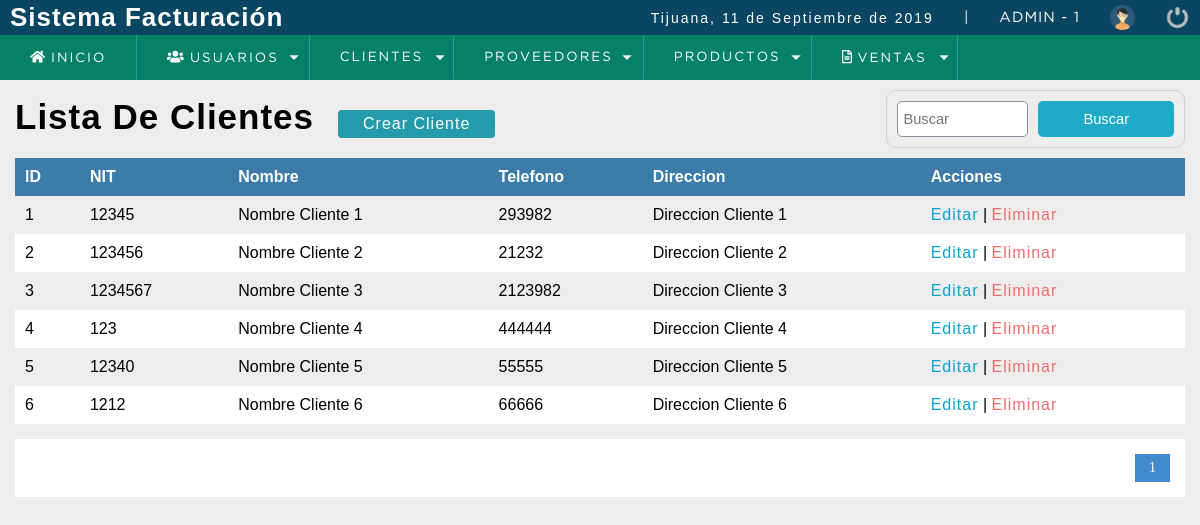
The page /sistema/lista_clientes.php (signed in) on the database its author committed.
### tables this page shows
CREATE TABLE `cliente` (
  `idcliente` int(11) NOT NULL,
  `nit` int(11) DEFAULT NULL,
  `nombre` varchar(80) DEFAULT NULL,
  `telefono` int(11) DEFAULT NULL,
  `direccion` text DEFAULT NULL,
   `dateadd` datetime NOT NULL  DEFAULT CURRENT_TIMESTAMP,  
  `usuario_id` int(11) NOT NULL,
  `estatus` tinyint DEFAULT 1      
);

### sistema/includes/functions.php (called while the page is built, shortened)
<?php
	function fechaC(){
		$mes = array("","Enero",
					  "Febrero",
					  "Marzo",
					  "Abril",
					  "Mayo",
					  "Junio",
					  "Julio",
					  "Agosto",
					  "Septiembre",
					  "Octubre",
					  "Noviembre",
					  "Diciembre");
		return date('d')." de ". $mes[date('n')] . " de " . date('Y');
	}
 ?>

### sistema/lista_clientes.php (the view, shortened to what this page needs)
<?php
  include "../conexion.php"
?>
<!DOCTYPE html>
<html lang="en">
<head>
	<?php include "includes/script.php"; ?>
</head>
<body>
	<?php include "includes/header.php"; ?>
	<section id="container">
    <h1>Lista De Clientes</h1>
    <a href = "registro_cliente.php" class = "btn_new">Crear Cliente</a>
    <form action="buscar_cliente.php" method="get" class = "form_search">
      <input type="text" name = "busqueda" id="busqueda" placeholder ="Buscar">
      <input type="submit" value = "Buscar" class = "btn_search">
    </form>
    <table>
      <tr>
        <th>ID</th>
        <th>NIT</th>
        <th>Nombre</th>
        <th>Telefono</th>
        <th>Direccion</th>
        <th>Acciones</th>
      </tr>
      <?php
        $sql_registe = mysqli_query($conexion,"SELECT COUNT(*) AS total_registro FROM cliente WHERE  estatus = 1");
        $result_register = mysqli_fetch_array($sql_registe);
        $total_registro = $result_register['total_registro'];
        $por_pagina = 8;
        if(empty($_GET['pagina']))
        {
          $pagina = 1;
        }
        else
        {
          $pagina = $_GET['pagina'];
        }
        $desde = ($pagina-1)*$por_pagina;
        $total_paginas = ceil($total_registro/$por_pagina);
        $query = mysqli_query($conexion,"SELECT * FROM cliente WHERE estatus = 1  ORDER BY nombre ASC LIMIT $desde,$por_pagina");
        $result = mysqli_num_rows($query);
        if ($result > 0)
        {
          while ($data = mysqli_fetch_array($query))
          {
            if ($data["nit"] == 0)
            {
              $nit = 'C/F';
            }
            else
            {
              $nit = $data["nit"];
            }
      ?>
            <tr>
              <td><?php echo $data['idcliente']; ?></td>
              <td><?php echo $nit; ?></td>
              <td><?php echo $data['nombre']; ?></td>
              <td><?php echo $data['telefono']; ?></td>
              <td><?php echo $data['direccion']; ?></td>
              <td>
                <a class ="link_edit" href = "editar_cliente.php?id=<?php echo $data['idcliente']; ?>">Editar</a>
                |
                <?php if ($_SESSION['rol'] == 1 || $_SESSION['rol'] == 2)  { ?>
                  <a class = "link_delete"  href = "eliminar_confirmar_cliente.php?id=<?php echo $data['idcliente']; ?>">Eliminar</a>
                <?php } ?>
              </td>
            </tr>
      <?php
          }
        }
      ?>
    </table>
    <div class = "paginador">
        <ul>
        <?php
            for ($i=1;$i<=$total_paginas;$i++)
            {
              if ($i == $pagina)
              {
                echo '<li class="pageSelected">'.$i.'</li>';
              }
              else
              {
                echo '<li><a href="?pagina='.$i.'">'.$i.'</a></li>';
              }
            }
        ?>
        </ul>
    </div>
	</section>
</body>
</html>

### sistema/includes/script.php (shortened to what this page needs)
<link rel="stylesheet" type="text/css" href="css/style.css">
<?php include "functions.php";  ?>

### sistema/includes/header.php (shortened to what this page needs)
<header>
		<div class="header">
			<h1>Sistema Facturación</h1>
			<div class="optionsBar">
				<p>Tijuana, <?php echo fechaC();?></p>
				<span>|</span>
				<span class="user"><?php echo $_SESSION['usuario'].' - '.$_SESSION['rol']; ?></span>
				<img class="photouser" src="img/user.png" alt="Usuario">
				<a href="salir.php"><img class="close" src="img/salir.png" alt="Salir del sistema" title="Salir"></a>
			</div>
		</div>
    <?php include "nav.php"; ?>
</header>

### sistema/includes/nav.php (shortened to what this page needs)
<nav>
			<ul>
				<li><a href="index.php"><i class="fas fa-home"></i> Inicio</a></li>
				<?php
					if ($_SESSION['rol'] == 1)
					{
				?>
				<li class="principal">
					<a href="#"><i class="fas fa-users"></i> Usuarios</a>
				</li>
				<?php
					}
				?>
				<li class="principal">
					<a href="#">Clientes</a>
				</li>
				<?php if ($_SESSION['rol'] == 1 || $_SESSION['rol'] == 2)	{?>
				<li class="principal">
					<a href="#">Proveedores</a>
				</li>
				<?php }  ?>
					<li class="principal">
						<a href="#">Productos</a>
					</li>
				<li class="principal">
					<a href="#"><i class="far fa-file-alt"></i> Ventas</a>
				</li>
			</ul>
		</nav>

### sistema/css/style.css (style rules this page uses)
* { margin: 0; padding: 0; box-sizing: border-box; }
body { background: #ededed; }
h1, h2, h3, h4, h5, h6 { font-family: 'arial'; font-weight: bold; letter-spacing: 1px; }
h1 { font-size: 26px; }
p { font-family: 'arial'; letter-spacing: 2px; font-size: 14px; line-height: 20px; }
a { text-decoration: none; font-family: arial; letter-spacing: 1px; }
span { font-family: 'GothamBook'; letter-spacing: 1px; font-size: 14px; line-height: 20px; }
header { position: fixed; width: 100%; }
.header { color: #FFF; background: #0a4661; height: 35px; display: -webkit-flex; display: -moz-flex; display: -ms-flex; display: -o-flex; display: flex; justify-content: space-between; align-items: center; padding: 10px; }
.optionsBar { display: -webkit-flex; display: -moz-flex; display: -ms-flex; display: -o-flex; display: flex; justify-content: center; align-items: center; }
.optionsBar span { color: #FFF; font-size: 11pt; font-family: 'GothamBook'; text-transform: uppercase; margin-left: 30px; }
.photouser { margin-left: 30px; width: 25px; height: 25px; }
.close { width: 25px; height: 25px; }
.optionsBar a { display: -webkit-flex; display: -moz-flex; display: -ms-flex; display: -o-flex; display: flex; margin-left: 30px; }
nav ul { background: #058167; list-style: none; display: -webkit-flex; display: -moz-flex; display: -ms-flex; display: -o-flex; display: flex; justify-content: left; align-items: center; }
nav ul > li a { position: relative; }
nav a { color: #FFF; display: block; font-size: 10pt; font-family: 'GothamBook'; padding: 15px 30px; text-transform: uppercase; letter-spacing: 2px; transition: background .5s; border-right: 1px solid #319B8F; }
nav .principal > a { background: url(../images/arrow_bottom.png) no-repeat; background-position-x: 0%; background-position-y: 0%; background-size: auto auto; background-position: 94% center; background-size: 10px; }
#container { padding: 90px 15px 15px; }
form { background:#FFF; margin:auto; padding:20px 50px; border: 1px solid #d1d1d1; }
input,select { display:block; width: 100%; font-size:11pt; padding:5px; border:1px solid #85929e; border-radius:5px; }
#container h1 { font-size:35px; display:inline-block; }
.btn_new { display:inline-block; background:#239baa; color:#FFF; padding:5px 25px; border-radius:4px; margin:20px; }
table { border-collapse:collapse; font-size:12pt; font-family:'arial'; width:100%; }
table th { text-align:left; padding:10px; background:#3d7ba8; color:#FFF; }
table tr:nth-child(odd) { background:#FFF; }
table td { padding:10px; }
.link_edit { color:#0ca4ce; }
.link_delete { color:#f26b6b; }
.paginador ul { padding:15px; list-style:none; background:#FFF; margin-top:15px; display:-webkit-flex; display:-moz-flex; display:-ms-flex; display:-o-flex; display:flex; justify-content:flex-end; }
.paginador a, .pageSelected { color:#428bca; border:1px solid #ddd; padding:5px; display:inline-block; font-size:14px; text-align:center; width:35px; }
.pageSelected { color:#FFF; background:#428bca; border:1px solid #428bca; }
.form_search { display:-webkit-flex; display:-moz-flex; display:-ms-flex; display:-o-flex; display:flex; float:right; background:initial; padding:10px; border-radius:10px; }
.form_search .btn_search { background:#1faac8; color:#FFF; padding:10px; border:0; cursor:pointer; margin-left:10px; display:-webkit-flex; display:-moz-flex; display:-ms-flex; display:-o-flex; display:flex; border-radius:5px; }

### rows shown on the page
cliente: idcliente "1", nit "12345", nombre "Nombre Cliente 1", telefono "293982", direccion "Direccion Cliente 1"
cliente: idcliente "2", nit "123456", nombre "Nombre Cliente 2", telefono "21232", direccion "Direccion Cliente 2"
cliente: idcliente "3", nit "1234567", nombre "Nombre Cliente 3", telefono "2123982", direccion "Direccion Cliente 3"
cliente: idcliente "4", nit "123", nombre "Nombre Cliente 4", telefono "444444", direccion "Direccion Cliente 4"
cliente: idcliente "5", nit "12340", nombre "Nombre Cliente 5", telefono "55555", direccion "Direccion Cliente 5"
cliente: idcliente "6", nit "1212", nombre "Nombre Cliente 6", telefono "66666", direccion "Direccion Cliente 6"

### other values the page prints
fechaC() "11 de Septiembre de 2019"
$_SESSION['usuario'] "ADMIN"
$_SESSION['rol'] "1"
